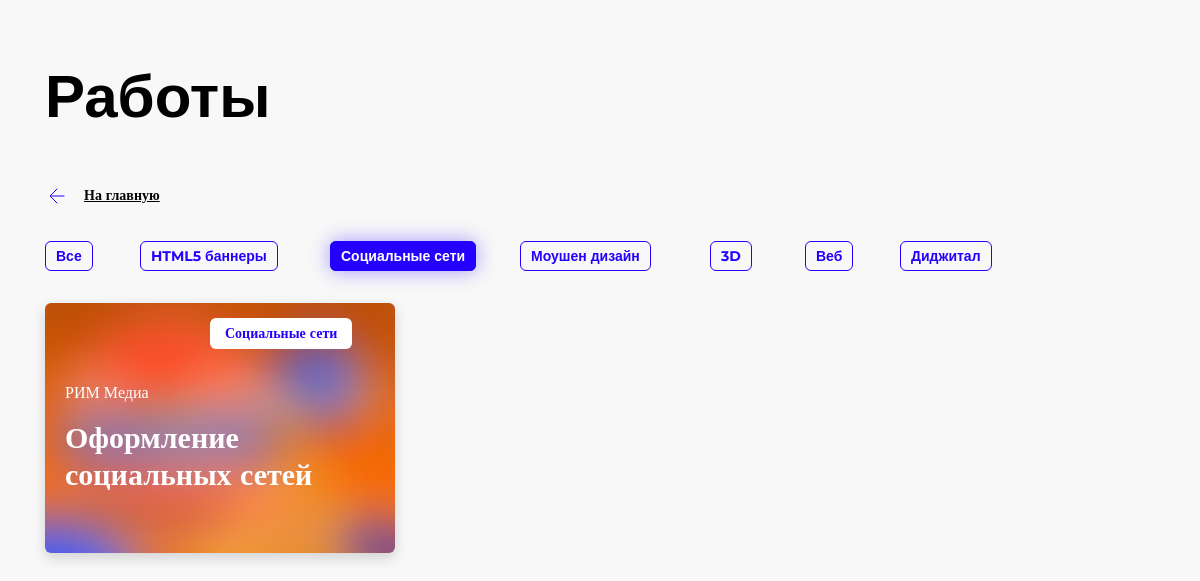
The app's page /projects/viewsnprojects/, older data.
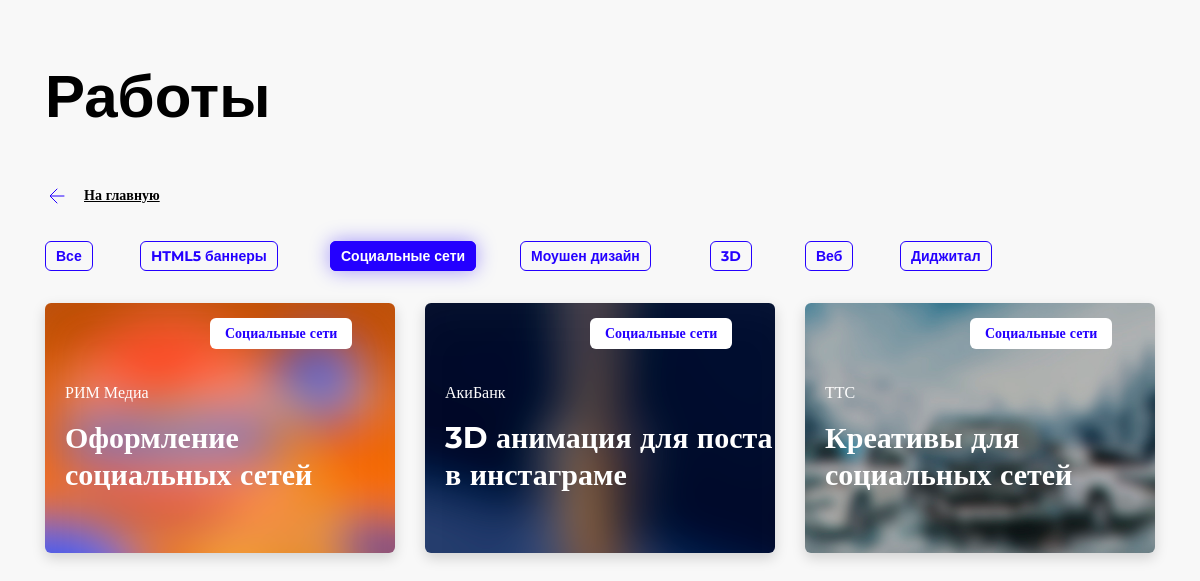
The same page, newer data.
### timurmakarov/apps/projects/models.py (models this page shows, shortened)
class Project(models.Model):
	project_client = models.CharField('Название компании', max_length = 48)
	project_title = models.CharField('Название проекта', max_length = 36)
	project_type = models.CharField('Тип проекта', max_length = 36)
	project_description = models.TextField('Описание проекта')
	project_body = models.TextField('Тело проекта')
	project_cover = models.ImageField('Обложка проекта', upload_to='upload')
	pub_date = models.DateTimeField('Дата публикации')
	content = MDTextField()
	class Meta:
		verbose_name = 'Проект'
		verbose_name_plural = 'Проекты'

### timurmakarov/apps/projects/views.py (the view)
# urls.py: path('viewsnprojects/', views.viewsnProjects, name = 'viewsnprojects'),
def viewsnProjects(request):
	snres = Project.objects.filter(project_type = "Социальные сети")
	return render(request, 'projects/socialnetwork.html', {'snres': snres})

### timurmakarov/apps/projects/templates/projects/socialnetwork.html (shortened to what this page needs)
<!DOCTYPE html>
<html lang="ru">
<head>
	<link rel="stylesheet" href="https://stackpath.bootstrapcdn.com/bootstrap/4.3.1/css/bootstrap.min.css">
</head>
<body>
	<div class="container">
		<div class="row">
			<div class="col-md-12">
				<h1>Работы</h1>
			</div>
		</div>
	</div>
	{% extends 'nav.html' %}
	{% block content %}
	<div class="container project">
		<div class="row project-item">
			{% if snres %}
			{% for a in snres %}
			<div class="col-md-4 solo-item__block" style="padding: 15px;">
				<div class="solo-item" style="background-image: url({{ a.project_cover.url }}); background-size: cover;">
					<div class="solo-item__badge">
						<p>{{ a.project_type }}</p>
					</div>
					<p class="project-card__name">{{ a.project_client }}</p>
					<p>{{ a.project_title }}</p>
					<a class="watch-solo-project__btn" href="{% url 'projects:about' a.id %}"
					style="color: white; display: block; height: 90%; width: 100%"></a>
				</div>
			</div>
			{% endfor %}
		</div>
	</div>
	{% else %}
	Проекты не найдены!
	{% endif %}
	{% endblock %}

Row changes from the older to the newer data that the page shows:
added Project: project_cover (picture), project_type "Социальные сети", project_client "АкиБанк", project_title "3D анимация для поста в инстаграме"
added Project: project_cover (picture), project_type "Социальные сети", project_client "ТТС", project_title "Креативы для социальных сетей"
